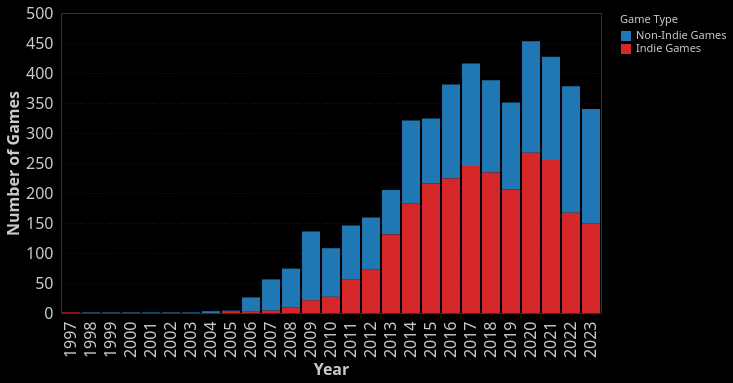

Express this chart as Vega-Lite.
### Vega-Lite specification from a JSON file in a GitHub repository (floating-point values rounded to 4 significant figures)
{"config": {"view": {"continuousWidth": 400, "continuousHeight": 300, "stroke": "#043f6b", "strokeWidth": 1}, "background": "#000000", "mark": {"color": "#6495ED"}, "arc": {"fill": "#6495ED"}, "area": {"fill": "#6495ED", "line": true, "fillOpacity": 0.1}, "line": {"stroke": "#6495ED", "strokeWidth": 2}, "path": {"stroke": "#6495ED"}, "rect": {"fill": "#6495ED"}, "shape": {"stroke": "#6495ED"}, "symbol": {"fill": "#6495ED"}, "title": {"color": "#C7CCC9", "anchor": "start", "dy": -15, "fontSize": 16, "font": "IBM Plex Sans,system-ui,-apple-system,BlinkMacSystemFont,\".sfnstext-regular\",sans-serif", "fontWeight": 600}, "axisBand": {"grid": false}, "axis": {"labelColor": "#C7CCC9", "labelFontSize": 16, "labelFont": "IBM Plex Sans Condensed, system-ui, -apple-system, BlinkMacSystemFont, \".SFNSText-Regular\", sans-serif", "labelFontWeight": 400, "titleColor": "#C7CCC9", "titleFontWeight": 600, "titleFontSize": 16, "grid": true, "gridColor": "#043f6b", "labelAngle": 0, "domainColor": null, "tickColor": null, "labelPadding": 2, "tickSize": 6, "tickWidth": 0.5, "gridOpacity": 1, "gridZ": 1}, "axisX": {"gridDash": [6, 3], "gridWidth": 0.25, "gridColor": "#043f6b", "labelAngle": 0}, "axisY": {"gridDash": [6, 3], "gridWidth": 0.25, "gridColor": "#043f6b"}, "layer": {"grid": 1, "mark": 0}, "legend": {"labelFontSize": 11, "padding": 1, "symbolType": "square", "labelColor": "#C7CCC9", "titleColor": "#C7CCC9"}, "style": {"guide-label": {"font": "IBM Plex Sans,system-ui,-apple-system,BlinkMacSystemFont,\".sfnstext-regular\",sans-serif", "fill": "#C7CCC9", "fontWeight": 400}, "guide-title": {"font": "IBM Plex Sans,system-ui,-apple-system,BlinkMacSystemFont,\".sfnstext-regular\",sans-serif", "fill": "#C7CCC9", "fontWeight": 400}}, "range": {"category": ["#33a8c7ff", "#52e3e1ff", "#a0e426ff", "#fdf148ff", "#ffab00ff", "#f77976ff", "#f050aeff", "#d883ffff", "#9336fdff"]}}, "data": {"name": "data-65d7c7561a452a4e607e91c3ce9481d2"}, "mark": {"type": "bar"}, "encoding": {"color": {"field": "game_type", "scale": {"domain": ["Non-Indie Games", "Indie Games"], "range": ["#1f77b4", "#d62728"]}, "title": "Game Type", "type": "nominal"}, "tooltip": [{"field": "year", "type": "ordinal"}, {"field": "game_type", "type": "nominal"}, {"field": "game_count", "type": "quantitative"}], "x": {"axis": {"labelAngle": 270}, "field": "year", "title": "Year", "type": "ordinal"}, "y": {"field": "game_count", "title": "Number of Games", "type": "quantitative"}}, "$schema": "https://vega.github.io/schema/vega-lite/v5.20.1.json", "datasets": {"data-65d7c7561a452a4e607e91c3ce9481d2": [{"year": 1997, "is_indie": true, "game_count": 1, "game_type": "Indie Games"}, {"year": 1998, "is_indie": false, "game_count": 1, "game_type": "Non-Indie Games"}, {"year": 1999, "is_indie": false, "game_count": 1, "game_type": "Non-Indie Games"}, {"year": 2000, "is_indie": false, "game_count": 1, "game_type": "Non-Indie Games"}, {"year": 2001, "is_indie": false, "game_count": 1, "game_type": "Non-Indie Games"}, {"year": 2002, "is_indie": false, "game_count": 1, "game_type": "Non-Indie Games"}, {"year": 2003, "is_indie": false, "game_count": 1, "game_type": "Non-Indie Games"}, {"year": 2004, "is_indie": false, "game_count": 3, "game_type": "Non-Indie Games"}, {"year": 2005, "is_indie": false, "game_count": 2, "game_type": "Non-Indie Games"}, {"year": 2005, "is_indie": true, "game_count": 2, "game_type": "Indie Games"}, {"year": 2006, "is_indie": false, "game_count": 23, "game_type": "Non-Indie Games"}, {"year": 2006, "is_indie": true, "game_count": 3, "game_type": "Indie Games"}, {"year": 2007, "is_indie": false, "game_count": 52, "game_type": "Non-Indie Games"}, {"year": 2007, "is_indie": true, "game_count": 4, "game_type": "Indie Games"}, {"year": 2008, "is_indie": false, "game_count": 65, "game_type": "Non-Indie Games"}, {"year": 2008, "is_indie": true, "game_count": 9, "game_type": "Indie Games"}, {"year": 2009, "is_indie": false, "game_count": 115, "game_type": "Non-Indie Games"}, {"year": 2009, "is_indie": true, "game_count": 21, "game_type": "Indie Games"}, {"year": 2010, "is_indie": false, "game_count": 81, "game_type": "Non-Indie Games"}, {"year": 2010, "is_indie": true, "game_count": 27, "game_type": "Indie Games"}, {"year": 2011, "is_indie": false, "game_count": 90, "game_type": "Non-Indie Games"}, {"year": 2011, "is_indie": true, "game_count": 56, "game_type": "Indie Games"}, {"year": 2012, "is_indie": false, "game_count": 86, "game_type": "Non-Indie Games"}, {"year": 2012, "is_indie": true, "game_count": 73, "game_type": "Indie Games"}, {"year": 2013, "is_indie": false, "game_count": 74, "game_type": "Non-Indie Games"}, {"year": 2013, "is_indie": true, "game_count": 131, "game_type": "Indie Games"}, {"year": 2014, "is_indie": false, "game_count": 138, "game_type": "Non-Indie Games"}, {"year": 2014, "is_indie": true, "game_count": 183, "game_type": "Indie Games"}, {"year": 2015, "is_indie": false, "game_count": 108, "game_type": "Non-Indie Games"}, {"year": 2015, "is_indie": true, "game_count": 216, "game_type": "Indie Games"}, {"year": 2016, "is_indie": false, "game_count": 157, "game_type": "Non-Indie Games"}, {"year": 2016, "is_indie": true, "game_count": 224, "game_type": "Indie Games"}, {"year": 2017, "is_indie": false, "game_count": 171, "game_type": "Non-Indie Games"}, {"year": 2017, "is_indie": true, "game_count": 245, "game_type": "Indie Games"}, {"year": 2018, "is_indie": false, "game_count": 154, "game_type": "Non-Indie Games"}, {"year": 2018, "is_indie": true, "game_count": 234, "game_type": "Indie Games"}, {"year": 2019, "is_indie": false, "game_count": 145, "game_type": "Non-Indie Games"}, {"year": 2019, "is_indie": true, "game_count": 206, "game_type": "Indie Games"}, {"year": 2020, "is_indie": false, "game_count": 186, "game_type": "Non-Indie Games"}, {"year": 2020, "is_indie": true, "game_count": 267, "game_type": "Indie Games"}, {"year": 2021, "is_indie": false, "game_count": 172, "game_type": "Non-Indie Games"}, {"year": 2021, "is_indie": true, "game_count": 255, "game_type": "Indie Games"}, {"year": 2022, "is_indie": false, "game_count": 211, "game_type": "Non-Indie Games"}, {"year": 2022, "is_indie": true, "game_count": 167, "game_type": "Indie Games"}, {"year": 2023, "is_indie": false, "game_count": 191, "game_type": "Non-Indie Games"}, {"year": 2023, "is_indie": true, "game_count": 149, "game_type": "Indie Games"}]}}
